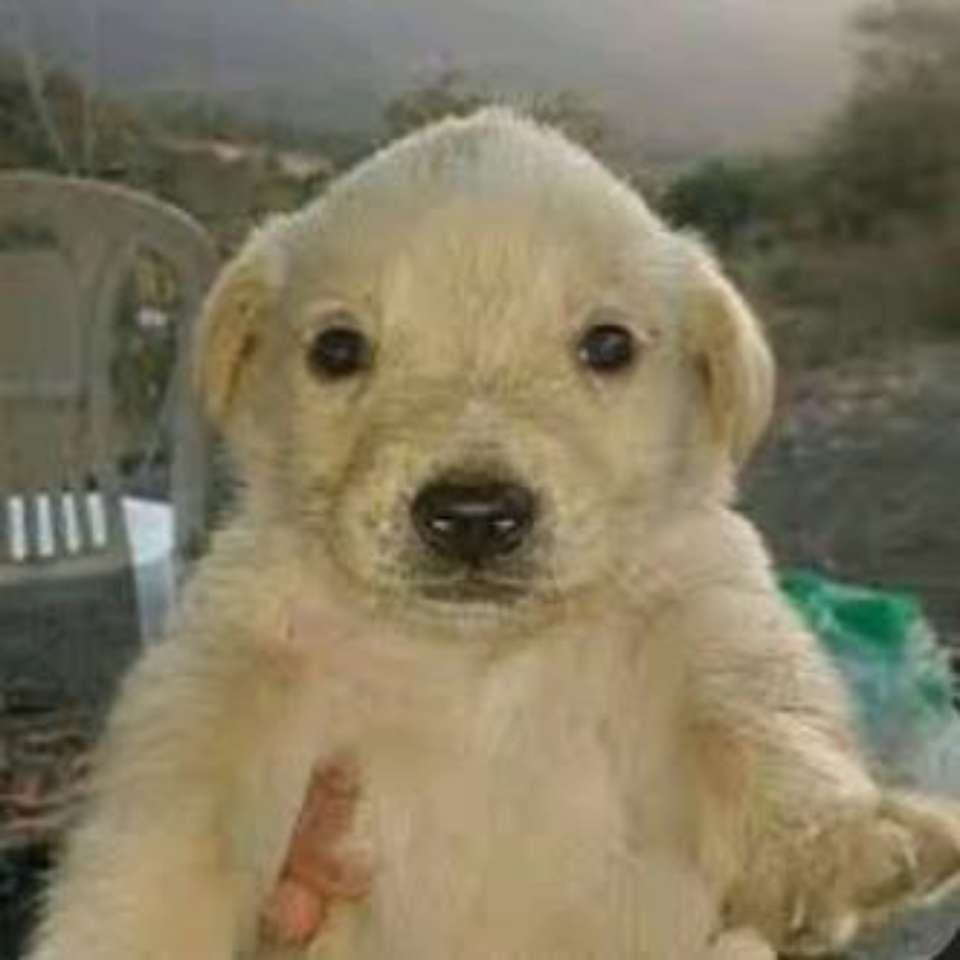
#> input picture 4 - Convolução/tchoro.jpg, 960 x 960 px
$ jupyter execute --allow-errors convolucao.ipynb
#> lines starting #> are read from the running program, lines starting #| are printed output that depends on the picture
### utils.py
import numpy as np
import cv2 as cv
import matplotlib.pyplot as plt

# [15 lines left out: function histograma, not called in this run]

def eda_image(image: np.ndarray):
  # ---- Resolução da imagem -------
  # Em OpenCV, a ordem do shape é (altura, largura, canais)
  # Altura  -> número de linhas (pixels na vertical)
  # Largura -> número de colunas (pixels na horizontal)

  print('Largura em pixels: ', end='')   # Número de linhas (altura)
  print(image.shape[0])

  print('Altura em pixels: ', end='')    # Número de colunas (largura)
  print(image.shape[1])

  # Quantidade total de pixels (sem contar os canais)
  print('Quantidade de pixels: ', end='')
  print(image.shape[0] * image.shape[1])

  # Quantidade de elementos na matriz (altura * largura * canais)
  # Similar ao produto: image.shape[0] * image.shape[1] * image.shape[2]
  print("Quantidade de elementos presentes na matriz: ", end='')
  print(image.size)
  # ---------------------------------

  # Quantidade de canais da imagem
  # Imagem colorida RGB -> 3 canais
  # Imagem em escala de cinza -> 1 canal
  print('Quantidade de canais: ', end='')
  print(image.shape[2])

  cv.imshow("Janela da image", image)
  cv.waitKey(0)

def generate_gray_channel(image: np.ndarray) -> np.ndarray:
  grayChannel = np.zeros((image.shape[0], image.shape[1]), dtype=np.uint8)

  for i in range(image.shape[0]):      # percorre as linhas (altura)
      for j in range(image.shape[1]):  # percorre as colunas (largura)
          # Média simples dos três canais (B+G+R)/3
          grayChannel[i, j] = (image[i, j].sum() // 3)

  return grayChannel

# [29 lines left out: function remove_threshold, not called in this run]

import numpy as np
import matplotlib.pyplot as plt
import cv2 as cv  # assumindo que você já importou cv2

# [78 lines left out: function manipulate_contrast_luminosity, not called in this run]

### 4 - Convolução/convolucao.ipynb
# Convolução 2D em Imagens

Este notebook demonstra, de forma **didática**, como funciona a **convolução 2D** aplicada a imagens:
- o que é um **kernel/máscara** e como ele afeta a imagem (suavização, realce, bordas);
- como aplicar a convolução usando uma implementação **manual** (laços) disponível em `utils.py`;
- cuidados importantes: **padding**, kernels com valores **negativos**, **normalização** e **clipping**.

> **Dica:** se você quiser usar uma imagem própria, basta colocar o arquivo na mesma pasta do notebook e ajustar `IMG_PATH`.

### 1) Importações

[cell 1]
import cv2 as cv
import numpy as np
import matplotlib.pyplot as plt
from pathlib import Path
import sys
from pathlib import Path

sys.path.append(str(Path().resolve().parent))

import utils as ut

### 2) Leitura da imagem

[cell 2]
IMG_PATH = Path("tchoro.jpg")

image = cv.imread(str(IMG_PATH), cv.IMREAD_COLOR)
#> image is the input picture: shape (960, 960, 3); mean B, G, R 97.5, 122.5, 131.3

if image is None:
    raise FileNotFoundError(f"Não consegui ler o arquivo: {IMG_PATH.resolve()}")

print("Imagem carregada com sucesso!")

### 3) Análise exploratória

[cell 3]
ut.eda_image(image)
#| 960
#| 960
#| 921600
#| 2764800
#| 3

### 4) Converter para tons de cinza

A convolução 2D costuma ser apresentada primeiro em imagens **de 1 canal** (tons de cinza),
pois o cálculo fica mais simples:

- imagem cinza: matriz 2D `(H, W)`
- kernel: matriz 2D `(kH, kW)` com dimensões ímpares (3x3, 5x5, ...)

Depois você pode estender para RGB aplicando a convolução em cada canal (R, G, B) separadamente.

[cell 4]
grayChannel = ut.generate_gray_channel(image)
#> after the loop in generate_gray_channel, `for i in range(image.shape[0]):`:
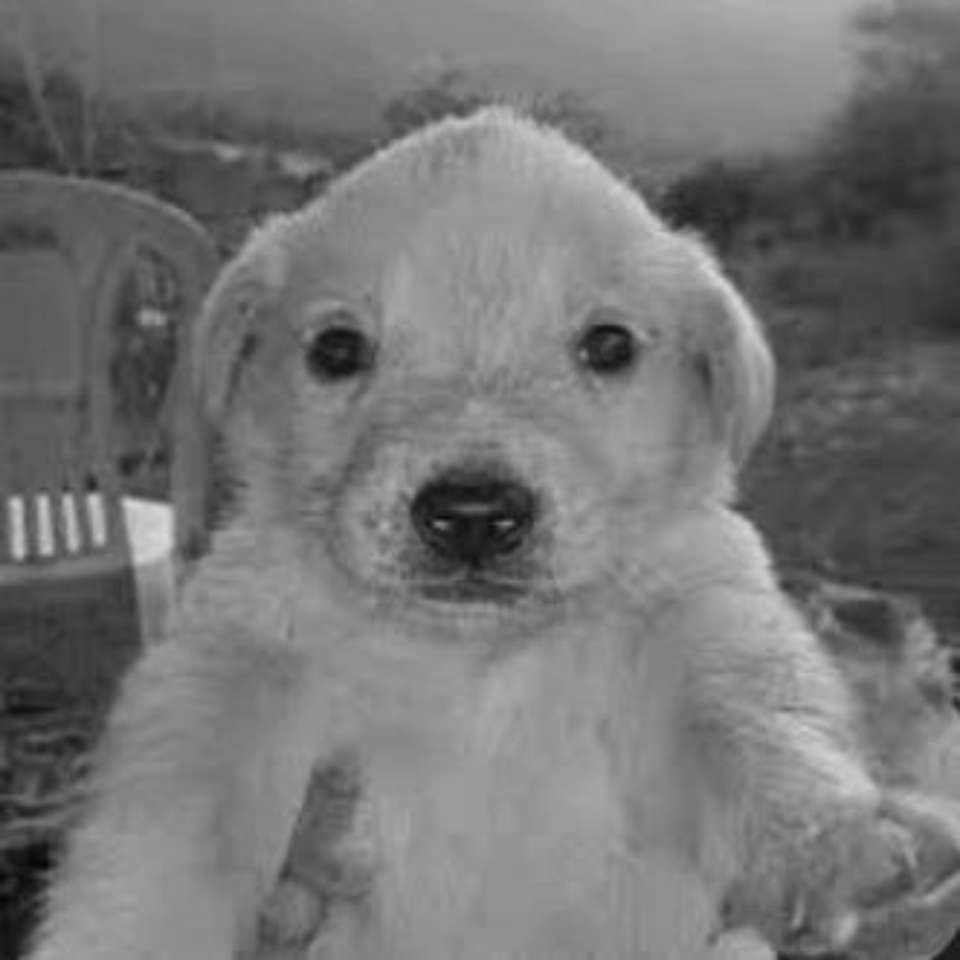
#> grayChannel: shape (960, 960); min 4, max 217, mean 116.8

cv.imshow("Imagem recriada", grayChannel)
cv.waitKey(0)

### 5) O que é convolução? (intuição + fórmula)

Um filtro por convolução percorre a imagem e, para cada posição, calcula uma **combinação ponderada**
de uma vizinhança local.

Seja:

- imagem \(I\)
- kernel \(K\) (também chamado máscara)

Para cada pixel \((i, j)\):

\[
(I * K)[i, j] = \sum_{u}\sum_{v} I[i+u, j+v] \cdot K[u, v]
\]

### Pontos importantes

- **Dimensões ímpares** do kernel (3x3, 5x5, ...) garantem um “centro”.
- **Padding**: para filtrar bordas, costuma-se preencher a imagem com zeros (ou replicar borda).
- **Kernels com negativos** (ex.: detecção de bordas) geram valores negativos → exige cuidado na visualização:
  - se você simplesmente fizer `clip(0,255)`, parte da informação é perdida.

[cell 5]
mask_size = int(input("Digite o tamanho da máscara (ímpar, ex.: 3, 5, 7): "))
#> the answer given: 100

#> (a cell that did not finish here is left out)

#> (a cell that did not finish here is left out)

### 6) Detector de arestas Laplaciano (kernel visto em aula)

No seu `utils.py` existe uma função `apply_laplacian_filter` que:
- aplica o kernel Laplaciano 4-vizinhos;
- usa `abs()` para não “sumir” com valores negativos;
- normaliza o resultado para [0,255].

Isso costuma produzir uma visualização de bordas bem melhor.

#> (a cell that did not finish here is left out)
